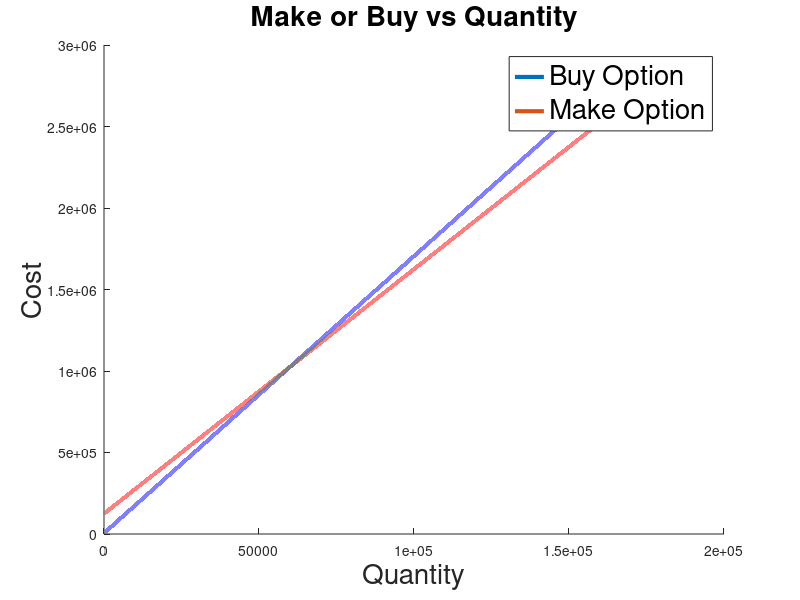
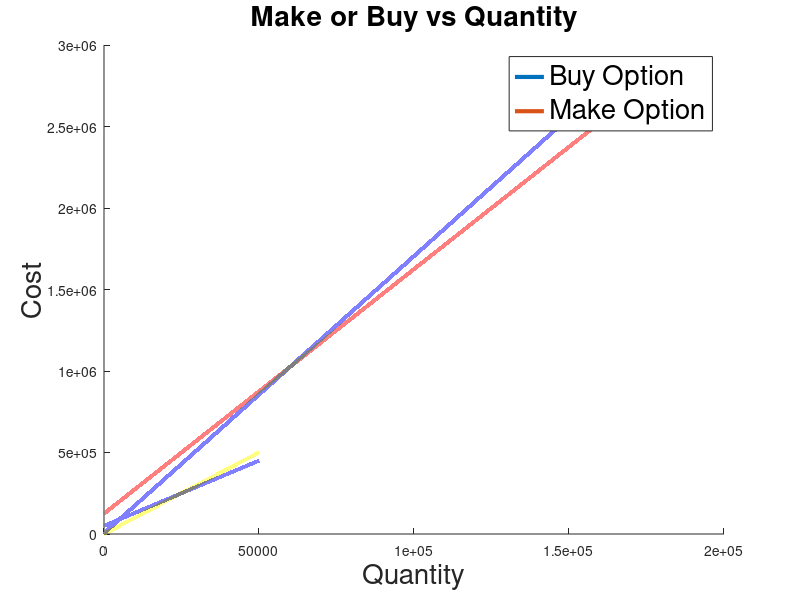

These figures' MATLAB source, in order:
Q = 1:160000;
Bfc = 5000; Bvc = 17; %buying fixed cost (Bfc) and variable cost (Bvc)
Mfc = 125000; Mvc = 15; %Making fixed cost (Mfc) and variable cost (Mvc)

B = Bfc + Bvc*Q; 
M = Mfc + Mvc*Q;
hold on 
fs = 20
plot(Q, B, 'linewidth', 3)
plot(Q, M, 'linewidth', 3)
title('Make or Buy vs Quantity', 'fontsize', fs)
xlabel('Quantity', 'fontsize', fs)
ylabel('Cost', 'fontsize', fs)
legend('Buy Option', 'Make Option','fontsize', fs, 'location', 'best')
hold off
print -dpng q1.png
BE = (B==M);
BE = find(BE)
B(BE)
savings = B(150000) - M(150000)

%% 2 
fc_make = 50000; vc_make = 25;
Q = 20000;
fc_buy = 1000; 
variable_buy = (fc_make + Q*vc_make - fc_buy)/Q

%% 3
Q = 1:50000;
Bfc = 600; Bvc = 10; 
Mfc = 50000; Mvc = 8;
B = Bfc + Bvc*Q; 
M = Mfc + Mvc*Q;

hold on 
fs = 20
plot(Q, B, 'linewidth', 3)
plot(Q, M, 'linewidth', 3)
title('Make or Buy vs Quantity', 'fontsize', fs)
xlabel('Quantity', 'fontsize', fs)
ylabel('Cost', 'fontsize', fs)
legend('Buy Option', 'Make Option','fontsize', fs, 'location', 'best')
hold off
print -dpng q3.png
BE = (B==M);
BE = find(BE) %find break even point's index
price_at_BE = B(BE) %check cost @ BE point

%part b
price_buy_option = B(20000)
price_make_option = M(20000)
savings = price_make_option - price_buy_option